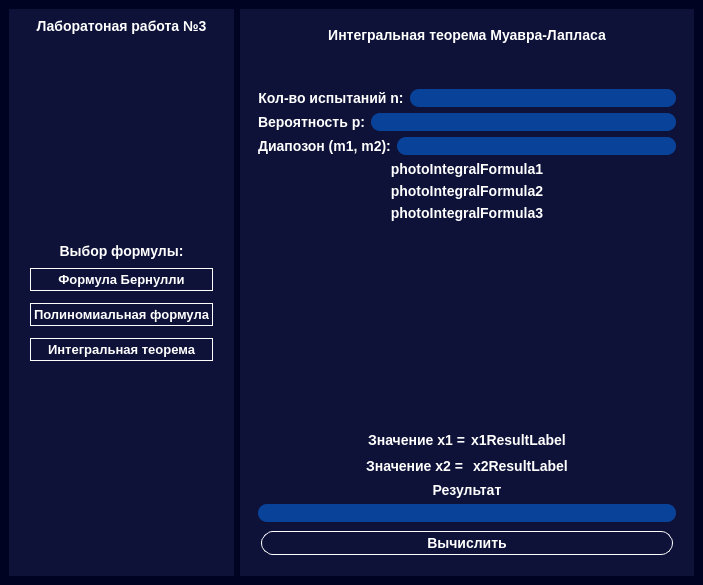
<?xml version="1.0" encoding="UTF-8"?>
<ui version="4.0">
 <class>MainWindow</class>
 <widget class="QMainWindow" name="MainWindow">
  <property name="geometry">
   <rect>
    <x>0</x>
    <y>0</y>
    <width>703</width>
    <height>585</height>
   </rect>
  </property>
  <property name="windowTitle">
   <string>Теория вероятностей - Лабораторная работа №3</string>
  </property>
  <property name="styleSheet">
   <string notr="true">*{
	border: none;
	background-color: transparent;
	background: transparent;
	padding: 0;
	margin: 0;
	color: #fff;
}

#bernuliBtn, #polynomBtn, #integralBtn, #calculatePolynomBtn, #calculateBernuliBtn, #calculateIntegralBtn{
	border: 1px solid white;
	border-radius: 12px;
	padding: 3px;
	margin: 3px;
	font-size: 13px;
	font-weight: bold;
}

#bernuliBtn:pressed, #polynomBtn:pressed, #integralBtn:pressed, #calculatePolynomBtn:pressed, #calculateBernuliBtn:pressed, #calculateIntegralBtn:pressed{
	background-color: rgba(180,180,180,70);
	border: 1px solid white;
	border-radius: 12px;
}

#centralwidget{
	background-color: #000321;
}

#choiceMenu, #mainBody{
	background-color: #0e1238;
}

#mParamsLine,#pParamsLine, #kParamLine, #nParamLine, #bernuliParamsLine, #integralParamsLine, #bernuliAnswerLine, #polynomAnswerLine,  #integralAnswerLine, #nNumberLine, #probabilityLine, #rangeLine{
	background-color: #094399;
	border: 1px;
	border-radius: 9px;
}

QLabel{
	font-size: 14px;
	font-weight: bold;
}</string>
  </property>
  <widget class="QWidget" name="centralwidget">
   <property name="styleSheet">
    <string notr="true"/>
   </property>
   <layout class="QGridLayout" name="gridLayout">
    <item row="0" column="2">
     <widget class="QWidget" name="mainBody" native="true">
      <property name="sizePolicy">
       <sizepolicy hsizetype="Expanding" vsizetype="Expanding">
        <horstretch>0</horstretch>
        <verstretch>0</verstretch>
       </sizepolicy>
      </property>
      <layout class="QGridLayout" name="gridLayout_3">
       <item row="0" column="0">
        <widget class="QStackedWidget" name="mainWidget">
         <property name="enabled">
          <bool>true</bool>
         </property>
         <property name="contextMenuPolicy">
          <enum>Qt::DefaultContextMenu</enum>
         </property>
         <property name="styleSheet">
          <string notr="true">*{
	font-size:14px;
	font-weight:bold;
}</string>
         </property>
         <property name="currentIndex">
          <number>1</number>
         </property>
         <widget class="QWidget" name="polynomPage">
          <layout class="QGridLayout" name="gridLayout_5">
           <item row="3" column="0">
            <layout class="QHBoxLayout" name="horizontalLayout_2">
             <item>
              <widget class="QLabel" name="kParamLabel">
               <property name="text">
                <string>Параметр k:</string>
               </property>
               <property name="alignment">
                <set>Qt::AlignCenter</set>
               </property>
              </widget>
             </item>
             <item>
              <widget class="QLineEdit" name="kParamLine"/>
             </item>
            </layout>
           </item>
           <item row="6" column="0">
            <widget class="QLabel" name="photoPolynomFormula">
             <property name="text">
              <string>photoPolynomFormula</string>
             </property>
             <property name="alignment">
              <set>Qt::AlignCenter</set>
             </property>
            </widget>
           </item>
           <item row="2" column="0">
            <layout class="QHBoxLayout" name="horizontalLayout">
             <item>
              <widget class="QLabel" name="nParamLabel">
               <property name="text">
                <string>Параметр n:</string>
               </property>
               <property name="alignment">
                <set>Qt::AlignCenter</set>
               </property>
              </widget>
             </item>
             <item>
              <widget class="QLineEdit" name="nParamLine"/>
             </item>
            </layout>
           </item>
           <item row="8" column="0">
            <widget class="QPushButton" name="calculatePolynomBtn">
             <property name="minimumSize">
              <size>
               <width>150</width>
               <height>0</height>
              </size>
             </property>
             <property name="text">
              <string>Расчитать</string>
             </property>
            </widget>
           </item>
           <item row="1" column="0">
            <spacer name="verticalSpacer_6">
             <property name="orientation">
              <enum>Qt::Vertical</enum>
             </property>
             <property name="sizeType">
              <enum>QSizePolicy::Minimum</enum>
             </property>
             <property name="sizeHint" stdset="0">
              <size>
               <width>20</width>
               <height>40</height>
              </size>
             </property>
            </spacer>
           </item>
           <item row="4" column="0">
            <layout class="QHBoxLayout" name="horizontalLayout_3">
             <item>
              <widget class="QLabel" name="mParamsLabel">
               <property name="text">
                <string>Перечисление m:</string>
               </property>
               <property name="alignment">
                <set>Qt::AlignCenter</set>
               </property>
              </widget>
             </item>
             <item>
              <widget class="QLineEdit" name="mParamsLine"/>
             </item>
            </layout>
           </item>
           <item row="5" column="0">
            <layout class="QHBoxLayout" name="horizontalLayout_4">
             <item>
              <widget class="QLabel" name="pParamsLabel">
               <property name="text">
                <string>Вероятности p:</string>
               </property>
               <property name="alignment">
                <set>Qt::AlignCenter</set>
               </property>
              </widget>
             </item>
             <item>
              <widget class="QLineEdit" name="pParamsLine"/>
             </item>
            </layout>
           </item>
           <item row="7" column="0">
            <layout class="QVBoxLayout" name="verticalLayout_7">
             <item>
              <spacer name="verticalSpacer_5">
               <property name="orientation">
                <enum>Qt::Vertical</enum>
               </property>
               <property name="sizeType">
                <enum>QSizePolicy::Expanding</enum>
               </property>
               <property name="sizeHint" stdset="0">
                <size>
                 <width>20</width>
                 <height>100</height>
                </size>
               </property>
              </spacer>
             </item>
             <item>
              <widget class="QLabel" name="polynomAnswerLabel">
               <property name="text">
                <string>Результат</string>
               </property>
               <property name="alignment">
                <set>Qt::AlignCenter</set>
               </property>
              </widget>
             </item>
             <item>
              <widget class="QLineEdit" name="polynomAnswerLine">
               <property name="readOnly">
                <bool>true</bool>
               </property>
              </widget>
             </item>
            </layout>
           </item>
           <item row="0" column="0">
            <widget class="QLabel" name="polynomLabel">
             <property name="text">
              <string>Полномиальная формула</string>
             </property>
             <property name="alignment">
              <set>Qt::AlignCenter</set>
             </property>
            </widget>
           </item>
          </layout>
         </widget>
         <widget class="QWidget" name="integralPage">
          <layout class="QGridLayout" name="gridLayout_6">
           <item row="2" column="0">
            <layout class="QHBoxLayout" name="horizontalLayout_6">
             <item>
              <widget class="QLabel" name="nNumberLabel">
               <property name="text">
                <string>Кол-во испытаний n:</string>
               </property>
               <property name="alignment">
                <set>Qt::AlignCenter</set>
               </property>
              </widget>
             </item>
             <item>
              <widget class="QLineEdit" name="nNumberLine"/>
             </item>
            </layout>
           </item>
           <item row="4" column="0">
            <layout class="QHBoxLayout" name="horizontalLayout_8">
             <item>
              <widget class="QLabel" name="rangeLabel">
               <property name="text">
                <string>Диапозон (m1, m2):</string>
               </property>
               <property name="alignment">
                <set>Qt::AlignCenter</set>
               </property>
              </widget>
             </item>
             <item>
              <widget class="QLineEdit" name="rangeLine"/>
             </item>
            </layout>
           </item>
           <item row="3" column="0">
            <layout class="QHBoxLayout" name="horizontalLayout_7">
             <item>
              <widget class="QLabel" name="probablityLabel">
               <property name="text">
                <string>Вероятность p:</string>
               </property>
               <property name="alignment">
                <set>Qt::AlignCenter</set>
               </property>
              </widget>
             </item>
             <item>
              <widget class="QLineEdit" name="probabilityLine"/>
             </item>
            </layout>
           </item>
           <item row="6" column="0">
            <layout class="QVBoxLayout" name="verticalLayout_9">
             <item>
              <spacer name="verticalSpacer_7">
               <property name="orientation">
                <enum>Qt::Vertical</enum>
               </property>
               <property name="sizeType">
                <enum>QSizePolicy::MinimumExpanding</enum>
               </property>
               <property name="sizeHint" stdset="0">
                <size>
                 <width>20</width>
                 <height>40</height>
                </size>
               </property>
              </spacer>
             </item>
             <item>
              <layout class="QVBoxLayout" name="verticalLayout_10">
               <item>
                <layout class="QHBoxLayout" name="horizontalLayout_5">
                 <item>
                  <spacer name="horizontalSpacer_3">
                   <property name="orientation">
                    <enum>Qt::Horizontal</enum>
                   </property>
                   <property name="sizeHint" stdset="0">
                    <size>
                     <width>40</width>
                     <height>20</height>
                    </size>
                   </property>
                  </spacer>
                 </item>
                 <item>
                  <widget class="QLabel" name="label_3">
                   <property name="text">
                    <string>Значение x1 =</string>
                   </property>
                   <property name="alignment">
                    <set>Qt::AlignCenter</set>
                   </property>
                  </widget>
                 </item>
                 <item>
                  <widget class="QLabel" name="x1ResultLabel">
                   <property name="text">
                    <string>x1ResultLabel</string>
                   </property>
                  </widget>
                 </item>
                 <item>
                  <spacer name="horizontalSpacer">
                   <property name="orientation">
                    <enum>Qt::Horizontal</enum>
                   </property>
                   <property name="sizeHint" stdset="0">
                    <size>
                     <width>40</width>
                     <height>20</height>
                    </size>
                   </property>
                  </spacer>
                 </item>
                </layout>
               </item>
               <item>
                <layout class="QHBoxLayout" name="horizontalLayout_9">
                 <item>
                  <spacer name="horizontalSpacer_4">
                   <property name="orientation">
                    <enum>Qt::Horizontal</enum>
                   </property>
                   <property name="sizeHint" stdset="0">
                    <size>
                     <width>40</width>
                     <height>20</height>
                    </size>
                   </property>
                  </spacer>
                 </item>
                 <item>
                  <widget class="QLabel" name="x2TextLabel">
                   <property name="text">
                    <string>Значение x2 = </string>
                   </property>
                   <property name="alignment">
                    <set>Qt::AlignCenter</set>
                   </property>
                  </widget>
                 </item>
                 <item>
                  <widget class="QLabel" name="x2ResultLabel">
                   <property name="text">
                    <string>x2ResultLabel</string>
                   </property>
                  </widget>
                 </item>
                 <item>
                  <spacer name="horizontalSpacer_2">
                   <property name="orientation">
                    <enum>Qt::Horizontal</enum>
                   </property>
                   <property name="sizeHint" stdset="0">
                    <size>
                     <width>40</width>
                     <height>20</height>
                    </size>
                   </property>
                  </spacer>
                 </item>
                </layout>
               </item>
              </layout>
             </item>
             <item>
              <widget class="QLabel" name="integralAnswerLabel">
               <property name="text">
                <string>Результат</string>
               </property>
               <property name="alignment">
                <set>Qt::AlignCenter</set>
               </property>
              </widget>
             </item>
             <item>
              <widget class="QLineEdit" name="integralAnswerLine">
               <property name="readOnly">
                <bool>true</bool>
               </property>
              </widget>
             </item>
             <item>
              <widget class="QPushButton" name="calculateIntegralBtn">
               <property name="text">
                <string>Вычислить</string>
               </property>
              </widget>
             </item>
            </layout>
           </item>
           <item row="5" column="0">
            <layout class="QVBoxLayout" name="verticalLayout_8">
             <item>
              <widget class="QLabel" name="photoIntegralFormula1">
               <property name="text">
                <string>photoIntegralFormula1</string>
               </property>
               <property name="alignment">
                <set>Qt::AlignCenter</set>
               </property>
              </widget>
             </item>
             <item>
              <widget class="QLabel" name="photoIntegralFormula2">
               <property name="text">
                <string>photoIntegralFormula2</string>
               </property>
               <property name="alignment">
                <set>Qt::AlignCenter</set>
               </property>
              </widget>
             </item>
             <item>
              <widget class="QLabel" name="photoIntegralFormula3">
               <property name="text">
                <string>photoIntegralFormula3</string>
               </property>
               <property name="alignment">
                <set>Qt::AlignCenter</set>
               </property>
              </widget>
             </item>
            </layout>
           </item>
           <item row="0" column="0">
            <widget class="QLabel" name="label">
             <property name="text">
              <string>Интегральная теорема Муавра-Лапласа</string>
             </property>
             <property name="alignment">
              <set>Qt::AlignCenter</set>
             </property>
            </widget>
           </item>
           <item row="1" column="0">
            <spacer name="verticalSpacer_8">
             <property name="orientation">
              <enum>Qt::Vertical</enum>
             </property>
             <property name="sizeType">
              <enum>QSizePolicy::Minimum</enum>
             </property>
             <property name="sizeHint" stdset="0">
              <size>
               <width>20</width>
               <height>40</height>
              </size>
             </property>
            </spacer>
           </item>
          </layout>
         </widget>
         <widget class="QWidget" name="bernuliPage">
          <layout class="QGridLayout" name="gridLayout_4">
           <item row="2" column="0">
            <widget class="QPushButton" name="calculateBernuliBtn">
             <property name="text">
              <string>Расчитать</string>
             </property>
            </widget>
           </item>
           <item row="1" column="0">
            <layout class="QVBoxLayout" name="verticalLayout_5">
             <item>
              <layout class="QVBoxLayout" name="verticalLayout_6">
               <item>
                <spacer name="verticalSpacer_4">
                 <property name="orientation">
                  <enum>Qt::Vertical</enum>
                 </property>
                 <property name="sizeType">
                  <enum>QSizePolicy::Minimum</enum>
                 </property>
                 <property name="sizeHint" stdset="0">
                  <size>
                   <width>20</width>
                   <height>30</height>
                  </size>
                 </property>
                </spacer>
               </item>
               <item>
                <widget class="QLabel" name="bernuliParamsLabel">
                 <property name="text">
                  <string>Параметры (p, n, m, m1, m2)</string>
                 </property>
                 <property name="alignment">
                  <set>Qt::AlignCenter</set>
                 </property>
                </widget>
               </item>
               <item>
                <widget class="QLineEdit" name="bernuliParamsLine"/>
               </item>
              </layout>
             </item>
             <item>
              <layout class="QVBoxLayout" name="verticalLayout_3">
               <item>
                <widget class="QLabel" name="choiceTypeLabel">
                 <property name="text">
                  <string>Выбор события:</string>
                 </property>
                </widget>
               </item>
               <item>
                <layout class="QVBoxLayout" name="verticalLayout_2">
                 <item>
                  <widget class="QCheckBox" name="bernuliFirstType">
                   <property name="text">
                    <string>k=m</string>
                   </property>
                  </widget>
                 </item>
                 <item>
                  <widget class="QCheckBox" name="bernuliSecondType">
                   <property name="text">
                    <string>k&lt;m</string>
                   </property>
                  </widget>
                 </item>
                 <item>
                  <widget class="QCheckBox" name="bernuliThirdType">
                   <property name="text">
                    <string>k&gt;=m</string>
                   </property>
                  </widget>
                 </item>
                 <item>
                  <widget class="QCheckBox" name="bernuliFourthType">
                   <property name="text">
                    <string>m1&lt;=k&lt;=m2</string>
                   </property>
                  </widget>
                 </item>
                </layout>
               </item>
              </layout>
             </item>
             <item>
              <widget class="QLabel" name="photoBernuliFirstFormulaType1">
               <property name="text">
                <string>photoBernuliFormulaType1</string>
               </property>
               <property name="alignment">
                <set>Qt::AlignCenter</set>
               </property>
              </widget>
             </item>
             <item>
              <widget class="QLabel" name="photoBernuliFormulaType2">
               <property name="text">
                <string>photoBernuliFormulaType2</string>
               </property>
               <property name="alignment">
                <set>Qt::AlignCenter</set>
               </property>
              </widget>
             </item>
             <item>
              <widget class="QLabel" name="photoBernuliFormulaType3">
               <property name="text">
                <string>photoBernuliFormulaType3</string>
               </property>
               <property name="alignment">
                <set>Qt::AlignCenter</set>
               </property>
              </widget>
             </item>
             <item>
              <widget class="QLabel" name="photoBernuliFormulaType4">
               <property name="text">
                <string>photoBernuliFormulaType4</string>
               </property>
               <property name="alignment">
                <set>Qt::AlignCenter</set>
               </property>
              </widget>
             </item>
             <item>
              <layout class="QVBoxLayout" name="verticalLayout_4">
               <item>
                <spacer name="verticalSpacer_3">
                 <property name="orientation">
                  <enum>Qt::Vertical</enum>
                 </property>
                 <property name="sizeType">
                  <enum>QSizePolicy::Expanding</enum>
                 </property>
                 <property name="sizeHint" stdset="0">
                  <size>
                   <width>20</width>
                   <height>35</height>
                  </size>
                 </property>
                </spacer>
               </item>
               <item>
                <widget class="QLabel" name="bernuliAnswerLabel">
                 <property name="text">
                  <string>Результат</string>
                 </property>
                 <property name="alignment">
                  <set>Qt::AlignCenter</set>
                 </property>
                </widget>
               </item>
               <item>
                <widget class="QLineEdit" name="bernuliAnswerLine">
                 <property name="inputMask">
                  <string/>
                 </property>
                 <property name="alignment">
                  <set>Qt::AlignCenter</set>
                 </property>
                 <property name="readOnly">
                  <bool>true</bool>
                 </property>
                </widget>
               </item>
              </layout>
             </item>
            </layout>
           </item>
           <item row="0" column="0">
            <widget class="QLabel" name="bernuliLabel">
             <property name="text">
              <string>Формула Бернулли</string>
             </property>
             <property name="alignment">
              <set>Qt::AlignCenter</set>
             </property>
            </widget>
           </item>
          </layout>
         </widget>
        </widget>
       </item>
      </layout>
     </widget>
    </item>
    <item row="0" column="1">
     <widget class="QWidget" name="choiceMenu" native="true">
      <property name="sizePolicy">
       <sizepolicy hsizetype="Minimum" vsizetype="Minimum">
        <horstretch>0</horstretch>
        <verstretch>0</verstretch>
       </sizepolicy>
      </property>
      <property name="minimumSize">
       <size>
        <width>225</width>
        <height>0</height>
       </size>
      </property>
      <property name="maximumSize">
       <size>
        <width>225</width>
        <height>16777215</height>
       </size>
      </property>
      <property name="layoutDirection">
       <enum>Qt::LeftToRight</enum>
      </property>
      <layout class="QGridLayout" name="gridLayout_2">
       <item row="1" column="0" alignment="Qt::AlignHCenter">
        <widget class="QFrame" name="frame">
         <property name="frameShape">
          <enum>QFrame::StyledPanel</enum>
         </property>
         <property name="frameShadow">
          <enum>QFrame::Raised</enum>
         </property>
         <layout class="QVBoxLayout" name="verticalLayout">
          <item>
           <spacer name="verticalSpacer">
            <property name="orientation">
             <enum>Qt::Vertical</enum>
            </property>
            <property name="sizeHint" stdset="0">
             <size>
              <width>20</width>
              <height>40</height>
             </size>
            </property>
           </spacer>
          </item>
          <item>
           <widget class="QLabel" name="choiceLabel">
            <property name="layoutDirection">
             <enum>Qt::LeftToRight</enum>
            </property>
            <property name="text">
             <string>Выбор формулы:</string>
            </property>
            <property name="alignment">
             <set>Qt::AlignCenter</set>
            </property>
           </widget>
          </item>
          <item>
           <widget class="QPushButton" name="bernuliBtn">
            <property name="sizePolicy">
             <sizepolicy hsizetype="Minimum" vsizetype="Fixed">
              <horstretch>0</horstretch>
              <verstretch>0</verstretch>
             </sizepolicy>
            </property>
            <property name="text">
             <string>Формула Бернулли</string>
            </property>
           </widget>
          </item>
          <item>
           <widget class="QPushButton" name="polynomBtn">
            <property name="sizePolicy">
             <sizepolicy hsizetype="Minimum" vsizetype="Fixed">
              <horstretch>0</horstretch>
              <verstretch>0</verstretch>
             </sizepolicy>
            </property>
            <property name="text">
             <string>Полиномиальная формула</string>
            </property>
           </widget>
          </item>
          <item>
           <widget class="QPushButton" name="integralBtn">
            <property name="text">
             <string>Интегральная теорема</string>
            </property>
           </widget>
          </item>
          <item>
           <spacer name="verticalSpacer_2">
            <property name="orientation">
             <enum>Qt::Vertical</enum>
            </property>
            <property name="sizeHint" stdset="0">
             <size>
              <width>20</width>
              <height>40</height>
             </size>
            </property>
           </spacer>
          </item>
         </layout>
        </widget>
       </item>
       <item row="0" column="0">
        <widget class="QLabel" name="label_2">
         <property name="text">
          <string>Лаборатоная работа №3</string>
         </property>
         <property name="alignment">
          <set>Qt::AlignCenter</set>
         </property>
        </widget>
       </item>
      </layout>
     </widget>
    </item>
   </layout>
  </widget>
 </widget>
 <resources>
  <include location="res.qrc"/>
 </resources>
 <connections/>
</ui>
